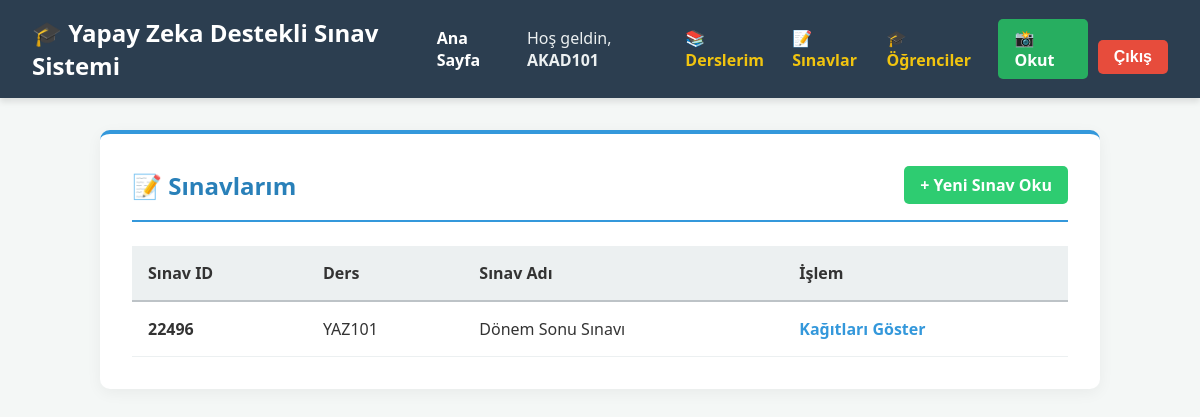
The app's page /okuyucu/hocalar/sinavlar/ (signed in) with its own data.
### okuyucu/models.py (models this page shows, shortened)
class Sinav(models.Model):
    sinav_id = models.CharField(max_length=5, primary_key=True, verbose_name="Sınav ID")
    ders = models.ForeignKey(Ders, on_delete=models.CASCADE, related_name="sinavlar")
    sinav_adi = models.CharField(max_length=50, verbose_name="Sınav Adı (Vize/Final)")

class Ders(models.Model):
    ders_id = models.CharField(max_length=10, primary_key=True, verbose_name="Ders Kodu")
    ders_adi = models.CharField(max_length=100, verbose_name="Ders Adı")

### okuyucu/views.py (the view)
# urls.py: path('hocalar/sinavlar/', views.SinavListView.as_view(), name='sinav_listesi'),
class SinavListView(LoginRequiredMixin, AkademisyenYetkiMixin, ListView):
    model = Sinav
    template_name = 'crud/sinav_list.html'
    context_object_name = 'sinavlar'
    def get_queryset(self):
        qs = super().get_queryset()
        if not self.request.user.is_superuser:
            qs = qs.filter(ders__akademisyenler__user=self.request.user)
        return qs

### okuyucu/views.py (called while the page is built)
    def test_func(self):
        return self.request.user.is_authenticated and (self.request.user.is_superuser or hasattr(self.request.user, 'akademisyen_profili'))

### okuyucu/templates/crud/sinav_list.html (shortened to what this page needs)
{% extends "base.html" %}
{% block content %}
<div class="card" style="margin-top: 2rem;">
    <div style="display: flex; justify-content: space-between; align-items: center; border-bottom: 2px solid #3498db; padding-bottom: 1rem; margin-bottom: 1.5rem;">
        <h2 style="color: #2980b9; margin: 0;">📝 Sınavlarım</h2>
        <a href="{% url 'okuyucu:sinav_ekle' %}" style="background-color: #2ecc71; color: white; padding: 0.5rem 1rem; text-decoration: none; border-radius: 5px; font-weight: bold;">+ Yeni Sınav Oku</a>
    </div>
    <table style="width: 100%; border-collapse: collapse; text-align: left;">
        <thead>
            <tr style="background-color: #ecf0f1; border-bottom: 2px solid #bdc3c7;">
                <th style="padding: 1rem;">Sınav ID</th>
                <th style="padding: 1rem;">Ders</th>
                <th style="padding: 1rem;">Sınav Adı</th>
                <th style="padding: 1rem;">İşlem</th>
            </tr>
        </thead>
        <tbody>
            {% for sinav in sinavlar %}
            <tr style="border-bottom: 1px solid #ecf0f1;">
                <td style="padding: 1rem; font-weight: bold;">{{ sinav.sinav_id }}</td>
                <td style="padding: 1rem;">{{ sinav.ders.ders_id }}</td>
                <td style="padding: 1rem;">{{ sinav.sinav_adi }}</td>
                <td style="padding: 1rem;">
                    <a href="{% url 'okuyucu:ana_sayfa' %}?sinav_id={{ sinav.sinav_id }}" style="color: #3498db; text-decoration: none; font-weight: bold;">Kağıtları Göster</a>
                </td>
            </tr>
            {% empty %}
            <tr>
                <td colspan="4" style="padding: 2rem; text-align: center; color: #7f8c8d;">Sistemde kayıtlı sınavınız yok.</td>
            </tr>
            {% endfor %}
        </tbody>
    </table>
</div>
{% endblock %}

### okuyucu/templates/base.html (shortened to what this page needs)
{% load static %}
<!DOCTYPE html>
<html lang="tr">
<head>
    <link rel="stylesheet" href="{% static 'css/style.css' %}">
</head>
<body>
    <nav class="navbar">
        <h1>🎓 Yapay Zeka Destekli Sınav Sistemi</h1>
        <div style="display: flex; align-items: center;">
            <a href="{% url 'okuyucu:ana_sayfa' %}" style="color: white; margin-right: 20px; text-decoration: none; font-weight: bold;">Ana Sayfa</a>
            {% if user.is_authenticated %}
                <span style="color: #ecf0f1; margin-right: 15px;">Hoş geldin, <b>{{ user.username }}</b></span>
                <a href="{% url 'okuyucu:ders_listesi' %}" style="color: #f1c40f; text-decoration: none; margin-right: 15px; font-weight: bold;">📚 Derslerim</a>
                <a href="{% url 'okuyucu:sinav_listesi' %}" style="color: #f1c40f; text-decoration: none; margin-right: 15px; font-weight: bold;">📝 Sınavlar</a>
                <a href="{% url 'okuyucu:ogrenci_listesi' %}" style="color: #f1c40f; text-decoration: none; margin-right: 15px; font-weight: bold;">🎓 Öğrenciler</a>
                <a href="{% url 'okuyucu:kagit_yukle' %}"
                    style="background-color: #27ae60; color: white; padding: 0.5rem 1rem; text-decoration: none; border-radius: 5px; font-weight: bold; margin-right: 10px; transition: 0.3s;">📸
                    Okut</a>
                <form action="{% url 'okuyucu:logout' %}" method="post" style="display:inline;">
                    <button type="submit" style="background-color: #e74c3c; color: white; border: none; padding: 0.5rem 1rem; border-radius: 5px; font-weight: bold; cursor: pointer; transition: 0.3s;">Çıkış</button>
                </form>
            {% else %}
                <a href="{% url 'okuyucu:login' %}" style="background-color: #3498db; color: white; padding: 0.6rem 1.2rem; text-decoration: none; border-radius: 5px; font-weight: bold; transition: 0.3s;">🔑 Giriş Yap</a>
            {% endif %}
        </div>
    </nav>
    <div class="container">
        {% block content %}
        {% endblock %}
    </div>
</body>
</html>

### okuyucu/static/css/style.css (style rules this page uses)
:root { --primary-color: #2c3e50; --secondary-color: #3498db; --bg-color: #f4f7f6; --card-bg: #ffffff; --text-color: #333333; }
body { font-family: 'Segoe UI', Tahoma, Geneva, Verdana, sans-serif; background-color: var(--bg-color); color: var(--text-color); margin: 0; padding: 0; }
.navbar { background-color: var(--primary-color); color: white; padding: 1rem 2rem; display: flex; justify-content: space-between; align-items: center; box-shadow: 0 4px 6px rgba(0, 0, 0, 0.1); }
.navbar h1 { margin: 0; font-size: 1.5rem; }
.container { max-width: 1000px; margin: 2rem auto; padding: 0 1rem; }
.card { background-color: var(--card-bg); padding: 2rem; border-radius: 10px; box-shadow: 0 4px 15px rgba(0, 0, 0, 0.05); border-top: 4px solid var(--secondary-color); }
.card h2 { margin-top: 0; color: var(--primary-color); }
button { margin-top: 1rem; padding: 0.8rem; background-color: var(--secondary-color); color: white; border: none; border-radius: 5px; font-size: 1rem; cursor: pointer; transition: background-color 0.3s; }

### records on screen
Sinav: sinav_id "22496", ders.ders_id "YAZ101", sinav_adi "Dönem Sonu Sınavı"

### other values on screen
{{ user.username }} "AKAD101"
